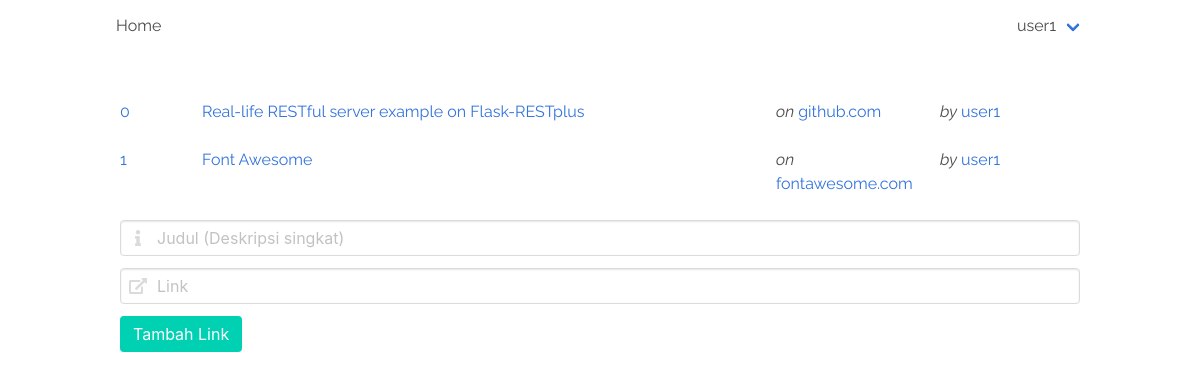
The page / (signed in) on the database its author committed.
### posts/models.py (models this page shows)
class Base(models.Model):
	title = models.CharField(max_length=127)
	author = models.ForeignKey(User, on_delete=models.CASCADE)
	class Meta:
		abstract = True
	def __str__(self):
		return self.title

class Link(Base):
	content = models.URLField()
	site = models.ForeignKey(
		Site, null=True,
		on_delete=models.CASCADE
	)
	score = models.PositiveIntegerField(default=0)
	voters = models.ManyToManyField(User, related_name="voter")

class Site(models.Model):
	domain = models.CharField(
		max_length=255,
		unique=True
	)
	title = models.CharField(max_length=127, blank=True)
	score = models.PositiveIntegerField(default=0)
	def __str__(self):
		return self.domain

### posts/views.py (the view)
# urls.py: path('', views.home, name='home'),
def home(request):
	links = Link.objects.all()
	return render(request, 'home.html', {'links': links})

### templates/home.html (shortened to what this page needs)
{% extends 'base.html' %}
{% block content %}
<div class="container">
	{% include 'includes/navbar.html' %}
</div>
<section class="section">
	<div class="container">
	{% for link in links %}
	<div class="columns">
		<div class="column is-1">
			{% if user.is_authenticated %}
			<a href="{% url 'post:vote' link.id %}?next={{ request.path }}">{{ link.score }}</a>
			{% else %}
			{{ link.score }}
			{% endif %}
		</div>
		<div class="column">
			<a href="{{ link.content }}">{{ link }}</a>
		</div>
		<div class="column is-2">
			{% if link.site %}
			<em>on</em> <a href="{% url 'post:site' link.site %}">{{ link.site }}</a>
			{% endif %}
		</div>
		<div class="column is-2">
			{% if link.author %}
			<em>by</em> <a href="#?next={{ request.path }}">{{ link.author }}</a>
			{% endif %}
		</div>
	</div>
	{% endfor %}
	{% if user.is_authenticated %}
	<form method="post" action="{% url 'post:tambah' %}">
		<div class="field">
			<p class="control has-icons-left has-icons-right">
				<input class="input" type="text" name="title" placeholder="Judul (Deskripsi singkat)">
				<span class="icon is-small is-left">
				</span>
			</p>
		</div>
		<div class="field">
			<p class="control has-icons-left">
				<input class="input" type="text" placeholder="Link" name="url">
				<span class="icon is-small is-left">
				</span>
			</p>
		</div>
		<input class="button is-primary" type="submit" value="Tambah Link" />
	</form>
	{% endif %}
	</div>
</section>
{% endblock %}

### templates/includes/navbar.html (shortened to what this page needs)
<nav class="navbar" role="navigation" aria-label="main navigation dropdown">
  <div class="navbar-brand">
    <a class="navbar-item" href="{% url 'post:home' %}">
      Home
    </a>
  </div>
  <div class="navbar-menu" id="idMenu">
    <div class="navbar-end">
      {% if user.is_authenticated %}
        <div class="navbar-item has-dropdown is-hoverable">
          <a href="#" class="navbar-link">{{ user.username }}</a>
        </div>
      {% else %}
        <a href="{% url 'daftar' %}" class="button is-primary navbar-item">Daftar</a>
        <a href="{% url 'login' %}" class="button navbar-item">Login</a>
      {% endif %}
    </div>
  </div>
</nav>

### static/css/style.css (style rules this page uses)
body { font-family: 'Raleway', sans-serif; }

### rows shown on the page
Link: score "0", title "Real-life RESTful server example on Flask-RESTplus", site "github.com", author "user1"
Link: score "1", title "Font Awesome", site "fontawesome.com", author "user1"

### other values the page prints
{{ user.username }} "user1"
